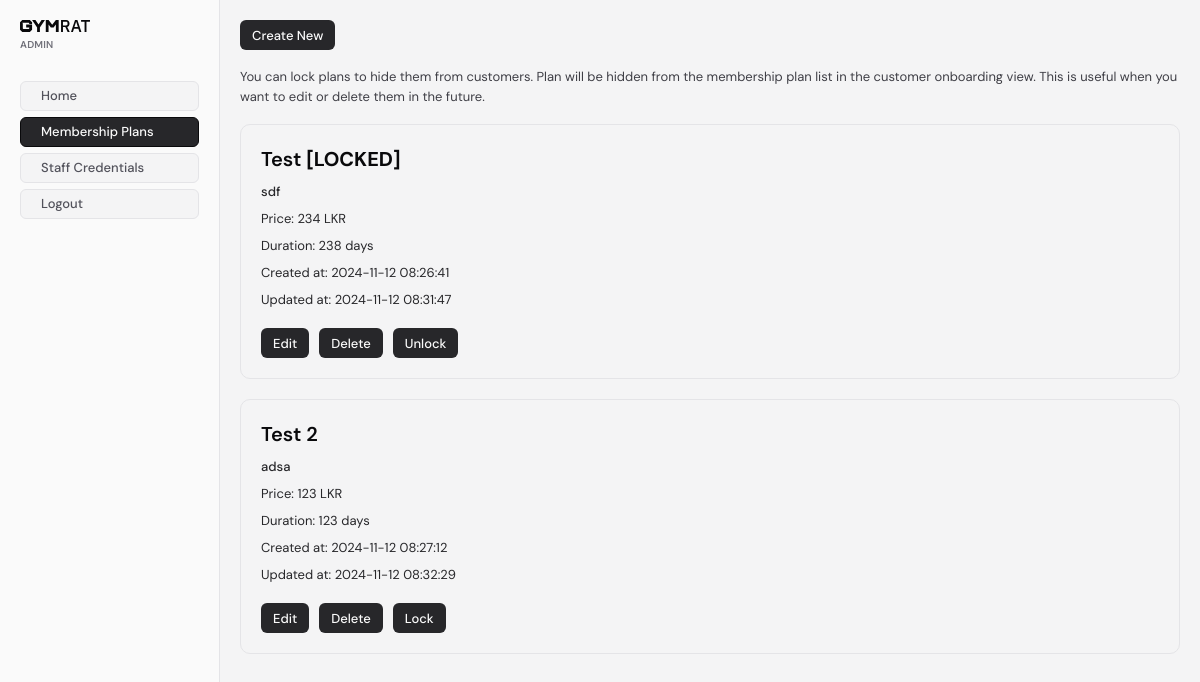
Page /staff/admin/membership-plans/index.php on the earlier database version.
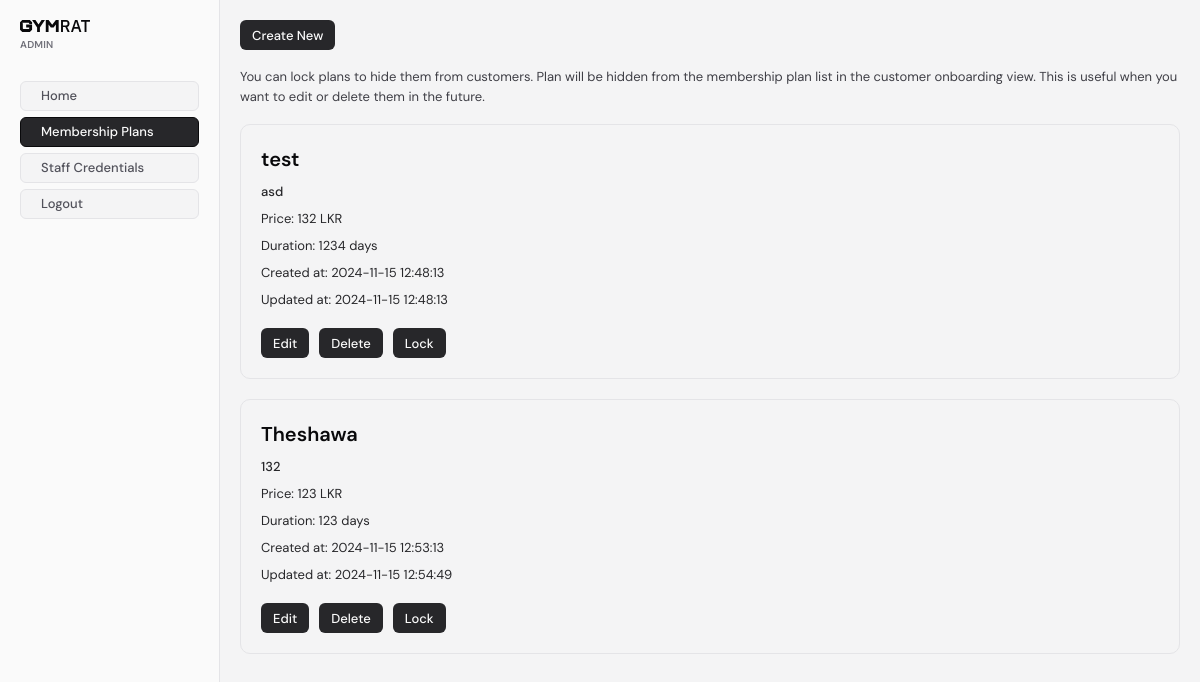
Same page on the later database version.
### tables this page shows
CREATE TABLE `membership_plans` (
  `id` int(11) NOT NULL,
  `name` varchar(100) NOT NULL,
  `description` varchar(500) NOT NULL,
  `price` int(11) NOT NULL,
  `duration` int(11) NOT NULL COMMENT 'In days',
  `is_locked` tinyint(1) NOT NULL DEFAULT 1,
  `created_at` timestamp NOT NULL DEFAULT current_timestamp(),
  `updated_at` timestamp NOT NULL DEFAULT current_timestamp()
);

### staff/admin/pageconfig.php (called while the page is built)
<?php
$title = isset($pageTitle) ? $pageTitle : null;
$sidebarActive = isset($sidebarActive) ? $sidebarActive : null;
$styles = isset($pageStyles) ? $pageStyles : [];
$pageConfig = [
    "title" => ($title ?  $title . " | "  : "") . "Admin",
    "sidebar" => [
        "title" => "Admin",
        "links" => [
            ["text" => "Home", "href" => "/staff/admin/index.php"],
            ["text" => "Membership Plans", "href" => "/staff/admin/membership-plans/index.php"],
            ["text" => "Staff Credentials", "href" => "/staff/admin/credentials/index.php"],
        ],
        "active" => $sidebarActive
    ],
    "styles" => $styles
];

### db/Database.php (called while the page is built, shortened)
<?php
class Database
{
    private static null|Database $instance = null;
    private $CONFIG = [
        "host" => "localhost",
        "username" => "root",
        "password" => "",
        "dbname" => "gymrat",
    ];
    private function __construct()
    {
        try {
            $this->conn = new PDO(
                "mysql:host=" . $this->CONFIG['host'] . ";dbname=" . $this->CONFIG['dbname'],
                $this->CONFIG['username'],
                $this->CONFIG['password']
            );
        } catch (PDOException  $e) {
            die("database connection failed: " . $e->getMessage());
        }
    }
    public static function get_conn()
    {
        if (!self::$instance) {
            self::$instance = new Database();
        }
        return self::$instance->conn;
    }
}

### db/Model.php (called while the page is built, shortened)
<?php
require_once __DIR__ . "/Database.php";
abstract class Model
{
    public function __construct()
    {
        $this->conn = Database::get_conn();
    }
}

### db/models/MembershipPlan.php (called while the page is built, shortened)
<?php
require_once __DIR__ . "/../Model.php";
class MembershipPlan extends Model
{
    protected $table = "membership_plans";
    public function fill(array $data)
    {
        $this->id = $data['id'] ?? 0;
        $this->name = $data['name'] ?? "";
        $this->description = $data['description'] ?? "";
        $this->duration = $data['duration'] ?? 1;
        $this->is_locked = $data['is_locked'] ?? 0;
        $this->created_at = new DateTime($data['created_at'] ?? null);
        $this->updated_at = new DateTime($data['updated_at'] ?? $data['created_at'] ?? null);
    }
    public function get_all(): array
    {
        $sql = "SELECT * FROM $this->table";
        $stmt = $this->conn->prepare($sql);
        $stmt->execute();
        $items = $stmt->fetchAll();
        return array_map(function ($item) {
            $membershipPlan = new MembershipPlan();
            $membershipPlan->fill(
                [
                    'id' => $item['id'],
                    'name' => $item['name'],
                    'description' => $item['description'],
                    'price' => $item['price'],
                    'duration' => $item['duration'],
                    'is_locked' => $item['is_locked'],
                    'created_at' => $item['created_at'],
                    'updated_at' => $item['updated_at']
                ]
            );
            return $membershipPlan;
        }, $items);
    }
}

### staff/admin/membership-plans/index.php (the view, shortened to what this page needs)
<?php
$pageTitle = "Membership Plans";
$sidebarActive = 2;
$pageStyles = ["./membership-plans.css"];
require_once "../pageconfig.php";
require_once "../../includes/header.php";
require_once "../../includes/sidebar.php";
require_once "../../../db/models/MembershipPlan.php";
$membershipPlans = [];
$membershipPlanModel = new MembershipPlan();
try {
    $membershipPlans = $membershipPlanModel->get_all();
} catch (Exception $e) {
    redirect_with_error_alert("Failed to fetch membership plans: " . $e->getMessage(), "/staff/admin");
}
?>
<main>
    <a href="new" class="btn" style="width: max-content;">Create New</button></a>
    <br />
    <p class="paragraph">
        You can lock plans to hide them from customers. Plan will be hidden from the membership plan list in the customer onboarding view. This is useful when you want to edit or delete them in the future.
    </p>
    <br />
    <div class="card-list">
        <?php foreach ($membershipPlans as $membershipPlan) : ?>
            <div class="card">
                <h2><?= $membershipPlan->name . ($membershipPlan->is_locked ? "&nbsp;<strong>[LOCKED]</strong>" : "") ?></h2>
                <p style="font-weight: 500;"><?= $membershipPlan->description ?></p>
                <p>Price: <?= $membershipPlan->price ?> LKR</p>
                <p>Duration: <?= $membershipPlan->duration ?> days</p>
                <p>Created at: <?= $membershipPlan->created_at->format('Y-m-d H:i:s') ?></p>
                <p>Updated at: <?= $membershipPlan->updated_at->format('Y-m-d H:i:s') ?></p>
                <div class="btns">
                    <a href="edit/index.php?id=<?= $membershipPlan->id ?>" class="btn">Edit</a>
                    <button onclick="deletePlan(<?= $membershipPlan->id ?>)" class="btn">Delete</button>
                    <button onclick="lockUnlockPlan(<?= $membershipPlan->id ?>,<?= $membershipPlan->is_locked ? 0 : 1 ?>)" class="btn"><?= $membershipPlan->is_locked ? "Unlock" : "Lock" ?></button>
                </div>
            </div>
        <?php endforeach; ?>
    </div>
</main>
<?php require_once "../../includes/footer.php"; ?>

### staff/includes/header.php (shortened to what this page needs)
<?php
$pageStyles = [];
if (isset($pageConfig)) {
    $pageStyles = $pageConfig['styles'] ?? [];
}
?>
<!DOCTYPE html>
<html lang="en">
<head>
    <link rel="stylesheet" href="/staff/styles/globals.css">
    <link rel="stylesheet" href="/staff/styles/components.css">
    <?php
    foreach ($pageStyles as $style) {
        echo "<link rel='stylesheet' href='$style'/>";
    }
    ?>
</head>
<body>

### staff/includes/sidebar.php (shortened to what this page needs)
<?php
$links = [];
$active = null;
$title = "User";
if (isset($pageConfig)) {
    if (isset($pageConfig['sidebar'])) {
        if (isset($pageConfig['sidebar']['active'])) {
            $active = $pageConfig['sidebar']['active'];
        }
        if (isset($pageConfig['sidebar']['links'])) {
            $links = $pageConfig['sidebar']['links'];
        }
        if (isset($pageConfig['sidebar']['title'])) {
            $title = $pageConfig['sidebar']['title'];
        }
    }
}
?>
<header class="sidebar">
    <h4><?php echo $title; ?></h4>
    <div class="links">
        <?php foreach ($links as $index => $link) : ?>
            <a href="<?php echo $link['href'] ?>" <?php echo $index === $active - 1 ? 'class="active"' : '' ?>><?php echo $link['text'] ?></a>
        <?php endforeach; ?>
        <a href="/staff/logout.php">Logout</a>
    </div>
</header>

### staff/includes/footer.php (shortened to what this page needs)
</body>
</html>

### staff/styles/globals.css (style rules this page uses)
* { margin: 0; padding: 0; box-sizing: border-box; font-family: "DM Sans", sans-serif; font-optical-sizing: auto; }
input, select, button, textarea { outline: none; font-size: inherit; }
:root { --color-zinc-50: #fafafa; --color-zinc-100: #f4f4f5; --color-zinc-200: #e4e4e7; --color-zinc-300: #d4d4d8; --color-zinc-400: #a1a1aa; --color-zinc-500: #71717a; --color-zinc-600: #52525b; --color-zinc-700: #3f3f46; --color-zinc-800: #27272a; --color-zinc-900: #18181b; --color-zinc-950: #09090b; --color-red: #d53a3a; --color-red-light: #f05050; --color-red-light-faded: #F0505040; --color-green: #34973e; --color-green-light: #42b34d; --color-green-light-faded: #42b34d40; font-size: 13px; }
body { background-color: var(--color-zinc-100); color: var(--color-zinc-800); display: flex; }
main { padding: 20px; display: flex; min-height: 100vh; flex: 1; }
a { color: inherit; text-decoration: none; }

### staff/styles/components.css (style rules this page uses)
h2 { font-size: 20px; line-height: 28px; font-weight: 600; color: var(--color-zinc-950); }
.btn { background-color: var(--color-zinc-800); border: 1px solid var(--color-zinc-950); color: var(--color-zinc-50); border: none; border-radius: 6px; padding: 0 12px; height: 30px; cursor: pointer; transition: background-color 0.6s; font-weight: 500; user-select: none; display: flex; align-items: center; justify-content: center; }
.paragraph { font-size: 13px; color: var(--color-zinc-700); line-height: 20px; }
.sidebar { display: flex; flex-direction: column; width: 220px; flex-shrink: 0; padding: 20px; background-color: var(--color-zinc-50); border-right: 1px solid var(--color-zinc-200); height: 100vh; position: sticky; top: 0; overflow: auto; }
.sidebar svg { margin-bottom: 6px; color: var(--color-zinc-950); }
.sidebar h4 { font-size: 10px; font-weight: 600; color: var(--color-zinc-500); text-transform: uppercase; letter-spacing: 0.2px; }
.sidebar .links { display: flex; flex-direction: column; margin-top: 30px; }
.sidebar a { height: 30px; padding: 0 20px; font-weight: 500; color: var(--color-zinc-600); background-color: var(--color-zinc-100); border: 1px solid var(--color-zinc-200); border-radius: 6px; margin-bottom: 6px; display: flex; align-items: center; }
.sidebar a.active { background-color: var(--color-zinc-800); color: var(--color-zinc-50); border-color: var(--color-zinc-950); }

### staff/admin/membership-plans/membership-plans.css (style rules this page uses)
main { display: flex; flex-direction: column; }
.card-list { display: flex; flex-direction: column; gap: 20px; }
.card { padding: 20px; border: 1px solid var(--color-zinc-200); border-radius: 10px; }
.card h2 { margin-bottom: 10px; }
.card .btns { display: flex; gap: 10px; margin-top: 20px; }
.card p { margin-bottom: 10px; }

Differences in the rows shown:
removed membership_plans: name "Test", is_locked "[LOCKED]", description "sdf", price "234", duration "238", created_at "2024-11-12 08:26:41", updated_at "2024-11-12 08:31:47"
removed membership_plans: name "Test 2", description "adsa", price "123", duration "123", created_at "2024-11-12 08:27:12", updated_at "2024-11-12 08:32:29", is_locked "Lock"
added membership_plans: name "test", description "asd", price "132", duration "1234", created_at "2024-11-15 12:48:13", updated_at "2024-11-15 12:48:13", is_locked "Lock"
added membership_plans: name "Theshawa", description "132", price "123", duration "123", created_at "2024-11-15 12:53:13", updated_at "2024-11-15 12:54:49", is_locked "Lock"
